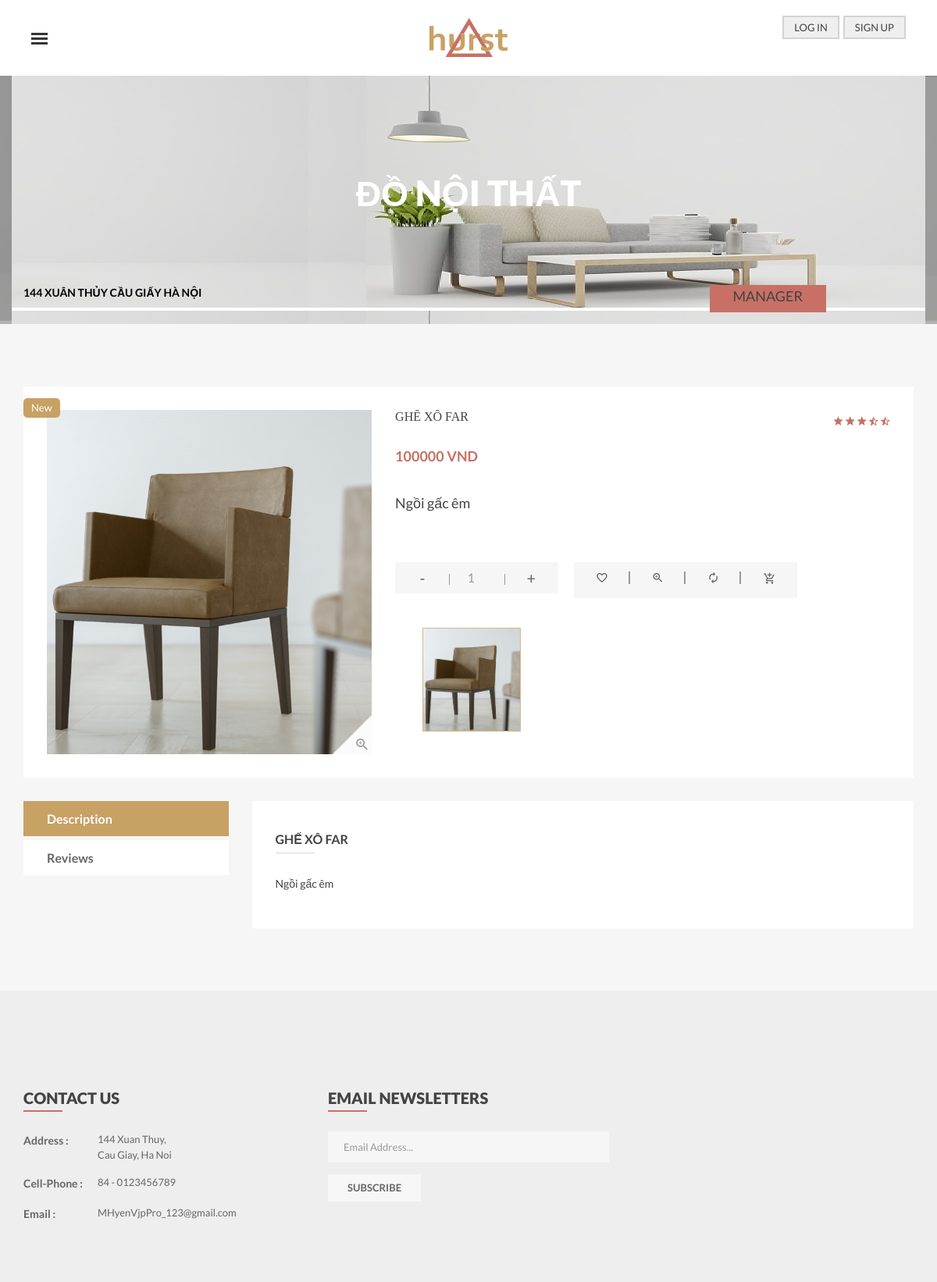
The page /detail_furniture/1 on the database its author committed.
### website/models.py (models this page shows)
class Shop(db.Model, UserMixin):
    id = db.Column(db.Integer, primary_key=True)
    name = db.Column(db.String(100))
    id_user = db.Column(db.Integer)
    address = db.Column(db.String(200))
    img = db.Column(db.String(150))

class Furniture(db.Model, UserMixin):
    id = db.Column(db.Integer, primary_key=True)
    name = db.Column(db.String(100))
    id_shop = db.Column(db.Integer)
    img = db.Column(db.String(150))
    price = db.Column(db.Integer)
    describe = db.Column(db.String(5000))
    status = db.Column(db.String(50))

### website/views.py (the view)
@views.route('/detail_furniture/<int:id_furniture>', methods=['POST', 'GET'])
def detail_furniture(id_furniture):
    furniture = Furniture.query.get_or_404(id_furniture)
    shop = Shop.query.get_or_404(furniture.id_shop)
    list_cmt = Comment().query.order_by(desc(Comment.id)).all()
    list_user = User().query.all()
    manager = User().query.get_or_404(shop.id_user)
    list_fic = FurInCart().query.all()
    total=0
    count=0
    for i in list_fic:
        if i.id_cart == current_user.id:
            total+=i.price*i.quantity
            count+=1
    check_3d = 0
    list_img = Image().query.all()
    img_3d = []
    for i in list_img:
        if i.id_furniture == id_furniture:
            check_3d+=1
            img_3d.append(i)
    return render_template("detail_furniture.html", user=current_user,
                                                    furniture=furniture,
                                                    shop=shop,
                                                    list_cmt=list_cmt,
                                                    list_user=list_user,
                                                    manager=manager,
                                                    total=total,
                                                    count=count,
                                                    check_3d=check_3d,
                                                    img_3d=img_3d)

### website/templates/detail_furniture.html (shortened to what this page needs)
{% extends "base.html" %}
{% block content %}
    <div class="heading-banner-area overlay-bg">
        <div class="container">
            <div class="row">
                <div class="col-md-12" style="background-image: url(/static/uploads/{{shop.img}});">
                    <div class="heading-banner">
                        <div class="heading-banner-title">
                            <a href="/shop/{{shop.id}}"> <h2>{{shop.name}}</h2> </a>
                        </div>
                        <div class="breadcumbs pb-15" style="display: inline-flex;">
                            <ul>
                                <li><a style="color: black;">{{shop.address}}</a></li>
                            </ul>
                            <a href="/view_user/{{shop.id_user}}" class="button-one submit-button" data-text="{{manager.full_name}}" style="margin-left: 650px;">
                                <h4 style="margin-top: 5px;"> Manager </h4>
                            </a>
                        </div>
                    </div>
                </div>
            </div>
        </div>
    </div>
<div class="product-area single-pro-area pt-80 pb-80 product-style-2">
    <div class="container">
        <div class="row shop-list single-pro-info no-sidebar">
            <div class="col-lg-12">
                <div class="single-product clearfix">
                    <div class="single-pro-slider single-big-photo view-lightbox slider-for">
                        <div>
                            <img src="/static/uploads/{{furniture.img}}" alt="" />
                            <a class="view-full-screen" href="/static/uploads/{{furniture.img}}"  data-lightbox="roadtrip" data-title="My caption">
                                <i class="zmdi zmdi-zoom-in"></i>
                            </a>
                        </div>
                    </div>
                    <div class="product-info">
                        <div class="fix">
                            <h4 class="post-title floatleft">{{furniture.name}}</h4>
                            <span class="pro-rating floatright">
                                <a href="#"><i class="zmdi zmdi-star"></i></a>
                                <a href="#"><i class="zmdi zmdi-star"></i></a>
                                <a href="#"><i class="zmdi zmdi-star"></i></a>
                                <a href="#"><i class="zmdi zmdi-star-half"></i></a>
                                <a href="#"><i class="zmdi zmdi-star-half"></i></a>
                            </span>
                        </div>
                        <div class="fix mb-20">
                            <span class="pro-price">{{furniture.price}} VND</span>
                        </div>
                        <div class="product-description">
                            <h4>{{furniture.describe}}</h4>
                        </div>
                        <div class="size-filter single-pro-size mb-35 clearfix">
                            <span class="pro-label new-label">{{furniture.status}}</span>
                        </div>
                        <div class="clearfix">
                            <form method="POST" action="{{ url_for('views.add_many_to_cart', id_furniture=furniture.id) }}">
                            <div class="cart-plus-minus">
                                <input type="number" readonly name="data" value="1" class="cart-plus-minus-box" min="1" max="1000">
                            </div>
                            <div class="product-action clearfix">
                                <a href="#" data-toggle="tooltip" data-placement="top" title="Wishlist"><i class="zmdi zmdi-favorite-outline"></i></a>
                                <a href="#" data-toggle="modal"  data-target="#productModal" title="3D Preview"><i class="zmdi zmdi-zoom-in"></i></a>
                                <a href="#" data-toggle="tooltip" data-placement="top" title="Compare"><i class="zmdi zmdi-refresh"></i></a>
                                <button type="submit">
                                    <a data-toggle="tooltip" data-placement="top" title="Add To Cart"><i class="zmdi zmdi-shopping-cart-plus"></i></a>
                                </button>
                            </div>
                            </form>
                        </div>
                        <div class="single-pro-slider single-sml-photo slider-nav">
                            <div>
                                <img src="/static/uploads/{{furniture.img}}" alt="" />
                            </div>
                        </div>
                    </div>
                </div>
            </div>
        </div>
        <div class="single-pro-tab">
            <div class="row">
                <div class="col-lg-3 col-md-3 col-sm-3 col-xs-12">
                    <div class="single-pro-tab-menu">
                        <ul class="">
                            <li class="active"><a href="#description" data-toggle="tab">Description</a></li>
                            <li><a href="#reviews"  data-toggle="tab">Reviews</a></li>
                        </ul>
                    </div>
                </div>
                <div class="col-lg-9 col-md-9 col-sm-9 col-xs-12">
                    <div class="tab-content">
                        <div class="tab-pane active" id="description">
                            <div class="pro-tab-info pro-description">
                                <h3 class="tab-title title-border mb-30">{{furniture.name}}</h3>
                                <h5> {{furniture.describe}} </h5>
                            </div>
                        </div>
                    </div>
                </div>
            </div>
        </div>
    </div>
</div>
{% endblock content %}

### website/static/css/default.css (style rules this page uses)
.pro-label { left: 20px; position: absolute; top: 20px; z-index: 2; background: #c8a165 none repeat scroll 0 0; border-radius: 5px; color: #fff; height: 25px; line-height: 25px; padding: 0 10px; text-transform: capitalize; }
.pro-label.new-label { background: #c8a165 none repeat scroll 0 0; }
.product-style-2 .pro-label { left: 15px; top: 15px; }
.button-one { background: #efefef none repeat scroll 0 0; display: inline-block; height: 30px; line-height: 30px; overflow: hidden; padding: 0 15px; position: relative; }
.button-one::before { background: #c8a165 none repeat scroll 0 0; bottom: 0; color: #fff; content: attr(data-text); left: -100%; position: absolute; text-align: center; top: 0; width: 100%; visibility: hidden; z-index: 11; }
.button-one::after { border: 2px solid #d3d3d3; bottom: 0; content: ""; left: 0; position: absolute; top: 0; width: 100%; z-index: 1; }
.title-border { position: relative; }
.title-border::before { background: #eee none repeat scroll 0 0; bottom: 0; content: ""; height: 2px; left: 0; position: absolute; width: 50px; }
input[type="text"], input[type="password"] , input[type="number"] { background: #f6f6f6 none repeat scroll 0 0; border: medium none; box-shadow: none; color: #999; height: 40px; margin-bottom: 15px; padding: 0 20px; transition: all 0.5s ease 0s; width: 100%; outline: none; }
button { border:none; background: transparent; transition: all 0.3s ease 0s; }
.submit-button { background: #c87065 none repeat scroll 0 0; color: #fff; height: 35px; line-height: 35px; padding: 0 30px; text-transform: uppercase; }
.submit-button.button-one::after { border-color: transparent; }
.mb-20 { margin-bottom: 20px; }
.mb-30 { margin-bottom: 30px; }
.mb-35 { margin-bottom: 35px; }
.pb-80 { padding-bottom: 80px; }
.pb-15 { padding-bottom: 15px; }
.pt-80 { padding-top: 80px; }

### rows shown on the page
Shop: img (picture), name "ĐỒ NỘI THẤT", address "144 XUÂN THỦY CẦU GIẤY HÀ NỘI"
Furniture: img (picture), name "GHẾ XÔ FAR", price "100000", describe "Ngồi gấc êm", status "New"
